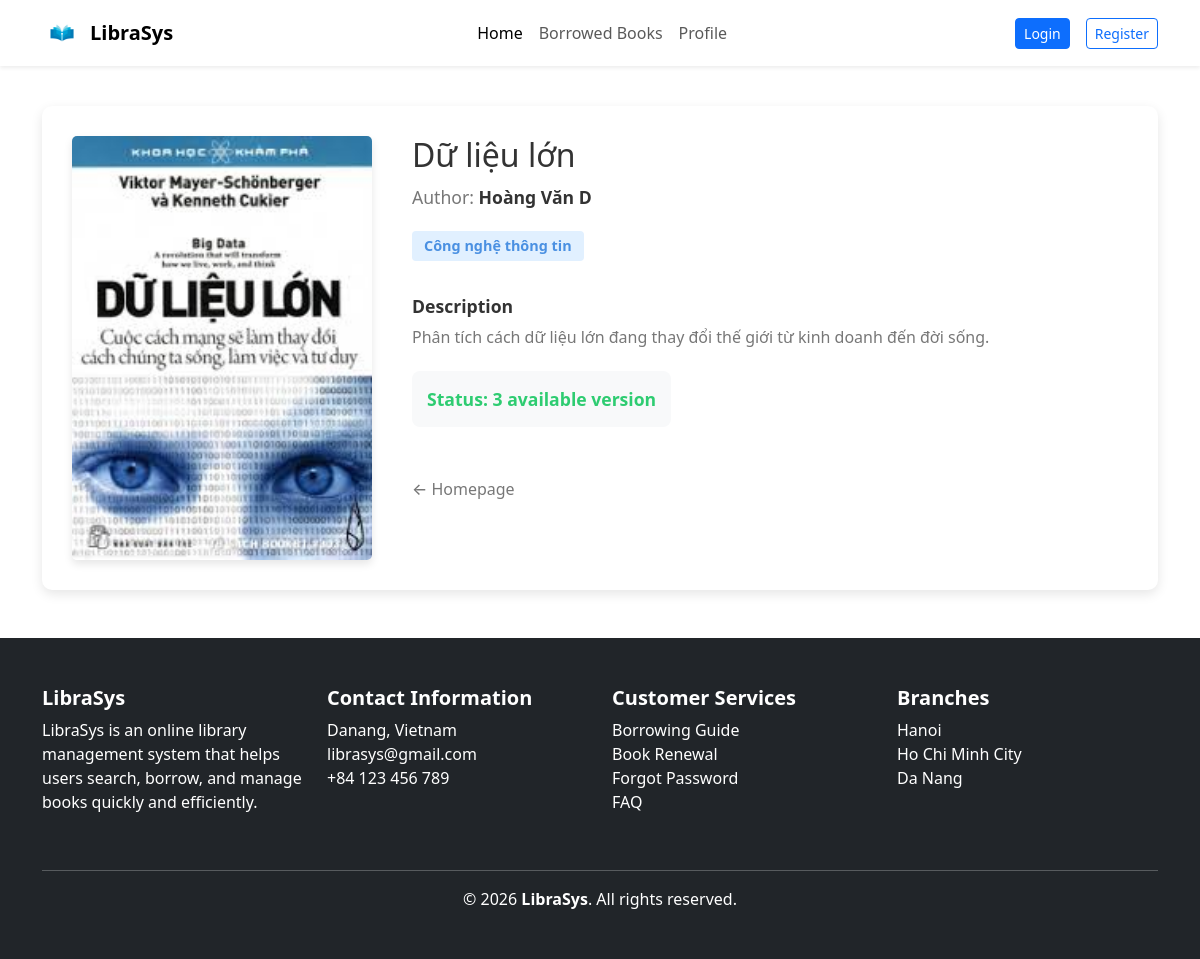
The page /book/detail/20 on the database its author committed.
### tables this page shows
CREATE TABLE `books` (
  `book_id` int(11) NOT NULL,
  `title` varchar(255) NOT NULL,
  `author` varchar(150) DEFAULT NULL,
  `category_id` int(11) DEFAULT NULL,
  `image_url` varchar(255) DEFAULT NULL,
  `Description` text DEFAULT NULL
);

CREATE TABLE `categories` (
  `category_id` int(11) NOT NULL,
  `category_name` varchar(100) NOT NULL
);

### app/core/Controller.php (called while the page is built, shortened)
<?php
class Controller
{
    protected function model($model)
    {
        $modelPath = __DIR__ . '/../models/' . $model . '.php';
        return new $model();
    }
    protected function view($view, $data = [])
    {
        extract($data);
        $viewPath = __DIR__ . '/../views/' . $view . '.php';
        require_once $viewPath;
    }
}

### app/controllers/BookController.php (called while the page is built, shortened)
<?php
class BookController extends Controller
{
    public function detail($id)
    {
        $bookModel = $this->model('Book');
        $book = $bookModel->getBookById($id);
        $this->view('home/detail', [
            'book' => $book,
            'title' => $book['title'] . ' - Chi tiết'
        ]);
    }
}

### app/core/Router.php (called while the page is built, shortened)
<?php
class Router
{
    public function run()
    {
        $requestUri = parse_url($_SERVER['REQUEST_URI'], PHP_URL_PATH);
        if (strpos($requestUri, '/public/') !== false) {
            $requestUri = substr($requestUri, strpos($requestUri, '/public/') + 8);
        } elseif (substr($requestUri, -7) === '/public') {
            $requestUri = '';
        } else {
            $requestUri = trim($requestUri, '/');
        }
        $requestUri = trim($requestUri, '/');
        $requestUri = preg_replace('/\.php$/', '', $requestUri);
        $requestUri = preg_replace('/^index\/?/', '', $requestUri);
        $parts = !empty($requestUri) ? explode('/', $requestUri) : [];
        $parts = array_filter($parts, fn($p) => !empty($p));
        $parts = array_values($parts);
        $method = !empty($parts[1]) ? $parts[1] : 'index';
        $params = array_slice($parts, 2);
        $controller = new $controllerName();
        call_user_func_array([$controller, $method], $params);
    }
}

### public/index.php (called while the page is built, shortened)
<?php
require_once __DIR__ . '/../app/config/database.php';
require_once __DIR__ . '/../app/core/Router.php';
require_once __DIR__ . '/../app/core/Controller.php';
require_once __DIR__ . '/../app/core/Model.php';
$router = new Router();
$router->run();

### app/core/Model.php (called while the page is built, shortened)
<?php
class Model {
    public function __construct() {
        $database = new Database();
        $this->db = $database->connect();
    }
}

### app/config/database.php (called while the page is built, shortened)
<?php
class Database {
    private $host = 'localhost';
    private $db_name = 'library_management';
    private $username = 'root';
    private $password = '';
    private $conn;
    public function connect() {
        try {
            $this->conn = new PDO(
                "mysql:host={$this->host};dbname={$this->db_name};charset=utf8",
                $this->username,
                $this->password
            );
            $this->conn->setAttribute(PDO::ATTR_ERRMODE, PDO::ERRMODE_EXCEPTION);
        } catch (PDOException $e) {
            die('Database connection failed: ' . $e->getMessage());
        }
        return $this->conn;
    }
}

### app/models/Book.php (called while the page is built, shortened)
<?php
class Book extends Model
{
    public function getBookById($id)
    {
        $sql = "SELECT b.*, c.category_name,
                (SELECT COUNT(*) FROM book_copies bc
                 WHERE bc.book_id = b.book_id AND bc.status = 'available') as available
                FROM books b
                LEFT JOIN categories c ON b.category_id = c.category_id
                WHERE b.book_id = :id";
        $stmt = $this->db->prepare($sql);
        $stmt->bindValue(':id', (int)$id, PDO::PARAM_INT);
        $stmt->execute();
        return $stmt->fetch(PDO::FETCH_ASSOC);
    }
}

### app/views/home/detail.php (the view, shortened to what this page needs)
<?php require_once __DIR__ . '/../layouts/header.php'; ?>
<div class="container" style="margin-top: 40px; margin-bottom: 40px;">
    <div class="book-detail-card"
        style="display: flex; gap: 40px; background: var(--white); padding: 30px; border-radius: 10px; box-shadow: var(--shadow); flex-wrap: wrap;">
        <div class="detail-image" style="flex: 0 0 300px; max-width: 100%;">
            <img src="<?= BASE_URL ?>/assets/images/<?= $book['image_url'] ?>"
                alt="<?= htmlspecialchars($book['title']) ?>"
                style="width: 100%; border-radius: 5px; box-shadow: 0 4px 8px rgba(0,0,0,0.1); object-fit: cover;">
        </div>
        <div class="detail-info" style="flex: 1; min-width: 300px;">
            <h1 style="color: var(--text-dark); margin-bottom: 10px; font-size: 2rem;">
                <?= htmlspecialchars($book['title']) ?></h1>
            <p style="color: var(--text-muted); font-size: 1.1rem; margin-bottom: 20px;">
                Author: <strong style="color: var(--text-dark);"><?= htmlspecialchars($book['author']) ?></strong>
            </p>
            <div style="margin-bottom: 20px;">
                <span class="badge"
                    style="font-size: 0.9rem; padding: 8px 12px;"><?= htmlspecialchars($book['category_name'] ?? 'General') ?></span>
            </div>
            <div style="margin-bottom: 20px;">
                <h5 style="color: var(--text-dark); font-size: 1.1rem; font-weight: bold; margin-bottom: 8px;">
                    Description
                    <p style="color: var(--text-muted); line-height: 1.6; font-size: 1rem;">
                        <?= nl2br(htmlspecialchars($book['Description'] ?? 'No description available for this book.')) ?>
                    </p>
            </div>
            <div class="stock-status"
                style="font-size: 1.1rem; margin-bottom: 30px; padding: 15px; background: var(--bg-light); border-radius: 8px; display: inline-block;">
                Status:
                <?php if ($book['available'] > 0): ?>
                    <span style="color: var(--success); font-weight: bold;"><?= $book['available'] ?> available
                        version</span>
                <?php else: ?>
                    <span style="color: var(--danger); font-weight: bold;">Out of stock</span>
                <?php endif; ?>
            </div>
            <div class="actions" style="margin-top: 20px;">
                <a href="<?= BASE_URL ?>/home"
                    style="text-decoration: none; color: var(--text-muted); font-weight: 500; font-size: 1rem;">
                    &larr; Homepage
                </a>
            </div>
        </div>
    </div>
</div>
<?php require_once __DIR__ . '/../layouts/footer.php'; ?>
<?php require_once __DIR__ . '/../layouts/footer.php'; ?>

### public/assets/css/style.css (style rules this page uses)
:root { --primary-color: #4a90e2; --secondary-color: #f39c12; --text-dark: #333; --text-muted: #777; --bg-light: #f8f9fa; --white: #ffffff; --danger: #e74c3c; --success: #2ecc71; --shadow: 0 4px 12px rgba(0, 0, 0, 0.1); }
.badge { display: inline-block; background: #e1f0ff; color: var(--primary-color); padding: 4px 8px; border-radius: 4px; font-size: 0.75rem; margin-bottom: 15px; align-self: flex-start; }
.stock-status { font-size: 0.8rem; font-weight: 600; margin-bottom: 15px; color: var(--success); }

### public/assets/css/borrowed_books.css (style rules this page uses)
:root { --primary-gradient: linear-gradient(135deg, #667eea 0%, #764ba2 100%); --hover-shadow: 0 0.75rem 1.5rem rgba(0, 0, 0, 0.1); }

### rows shown on the page
books: image_url+title (picture), title "Dữ liệu lớn", author "Hoàng Văn D", category.category_name "Công nghệ thông tin", Description "Phân tích cách dữ liệu lớn đang thay đổi thế giới từ kinh doanh đến đời sống."

### other values the page prints
$book['available'] "3"
